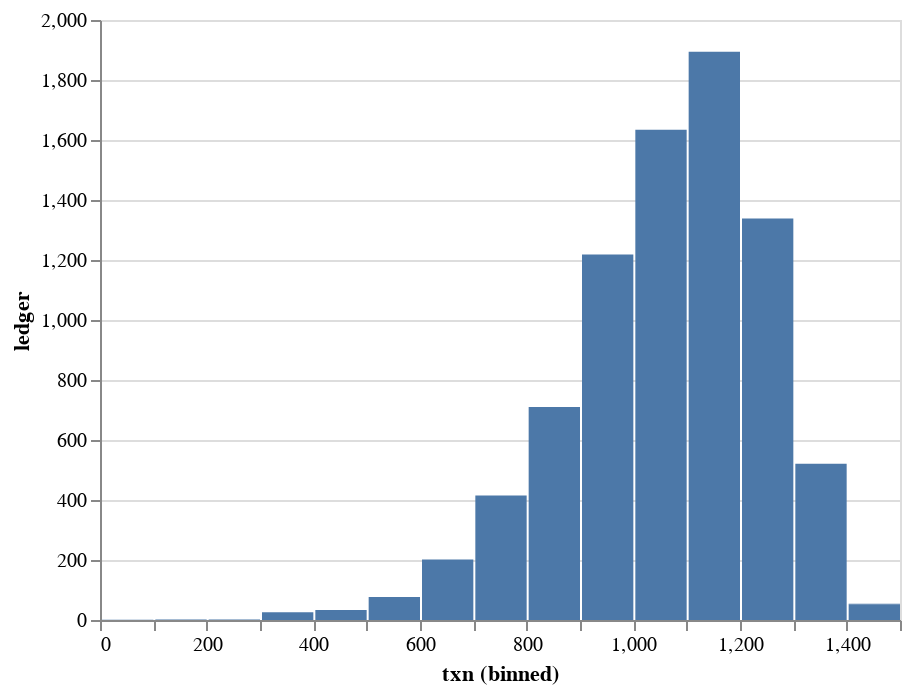

The cell this chart's notebook holds for it:
### Code cell
# Distribution of number of deferred transactions per ledger.
xs = dtxns.groupby('ledger').count()
xs['txn'] = xs['txn'] // 100 * 100
xs = xs.reset_index().groupby('txn')['ledger'].count().reset_index()
alt.Chart(xs).mark_bar().encode(
    x=alt.X('txn', bin=alt.Bin(step=100)),
    y='ledger',
)

### Figure 1 — Vega-Lite specification as saved in the notebook (floating-point values rounded to 4 significant figures)
{"config": {"view": {"continuousWidth": 400, "continuousHeight": 300}}, "data": {"name": "data-ec64952a8489a0936973d1c80661376e"}, "mark": "bar", "encoding": {"x": {"type": "quantitative", "bin": {"step": 100}, "field": "txn"}, "y": {"type": "quantitative", "field": "ledger"}}, "$schema": "https://vega.github.io/schema/vega-lite/v4.8.1.json", "datasets": {"data-ec64952a8489a0936973d1c80661376e": [{"txn": 0, "ledger": 1}, {"txn": 100, "ledger": 2}, {"txn": 200, "ledger": 2}, {"txn": 300, "ledger": 26}, {"txn": 400, "ledger": 33}, {"txn": 500, "ledger": 77}, {"txn": 600, "ledger": 202}, {"txn": 700, "ledger": 415}, {"txn": 800, "ledger": 710}, {"txn": 900, "ledger": 1218}, {"txn": 1000, "ledger": 1634}, {"txn": 1100, "ledger": 1894}, {"txn": 1200, "ledger": 1338}, {"txn": 1300, "ledger": 521}, {"txn": 1400, "ledger": 51}, {"txn": 1500, "ledger": 3}]}}
